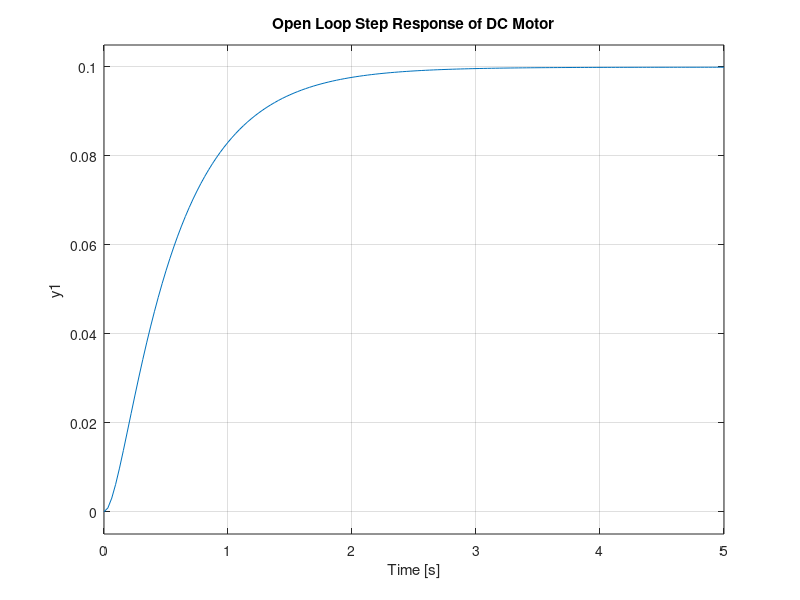

MATLAB code to generate this figure: (Note: this script raises an error after producing the figure.)
%% PID Controller Design for DC Motor Speed Control
clc; clear; close all;

% === Step 1: Motor Parameters ===
J = 0.01;   % Inertia
B = 0.1;    % Friction
K = 0.01;   % Motor constant
R = 1;      % Resistance
L = 0.5;    % Inductance

% Transfer Function: W(s)/V(s)
num = [K];
den = [J*L, (J*R + L*B), (B*R + K^2)];
motor_tf = tf(num, den);

disp('DC Motor Transfer Function:');
motor_tf

% === Step 2: Open-Loop Response ===
figure;
step(motor_tf, 5);
title('Open Loop Step Response of DC Motor');
grid on;
info_open = stepinfo(motor_tf)

% === Step 3: PID Controller (Manual Values) ===
Kp = 100; Ki = 200; Kd = 10;
C = pid(Kp, Ki, Kd);

sys_cl = feedback(C*motor_tf, 1);

figure;
step(sys_cl, 5);
title('Closed Loop Step Response with Manual PID');
grid on;
info_manual = stepinfo(sys_cl)

% === Step 4: PID Controller (Auto Tuning) ===
[C_auto, info_auto] = pidtune(motor_tf, 'PID');
sys_tuned = feedback(C_auto*motor_tf, 1);

figure;
step(sys_tuned, 5);
title('Closed Loop Step Response with Tuned PID');
grid on;
info_tuned = stepinfo(sys_tuned)

% === Step 5: Compare Responses ===
figure;
step(motor_tf, sys_cl, sys_tuned, 5);
legend('Open Loop', 'Manual PID', 'Tuned PID');
title('Comparison of Motor Speed Control');
grid on;
